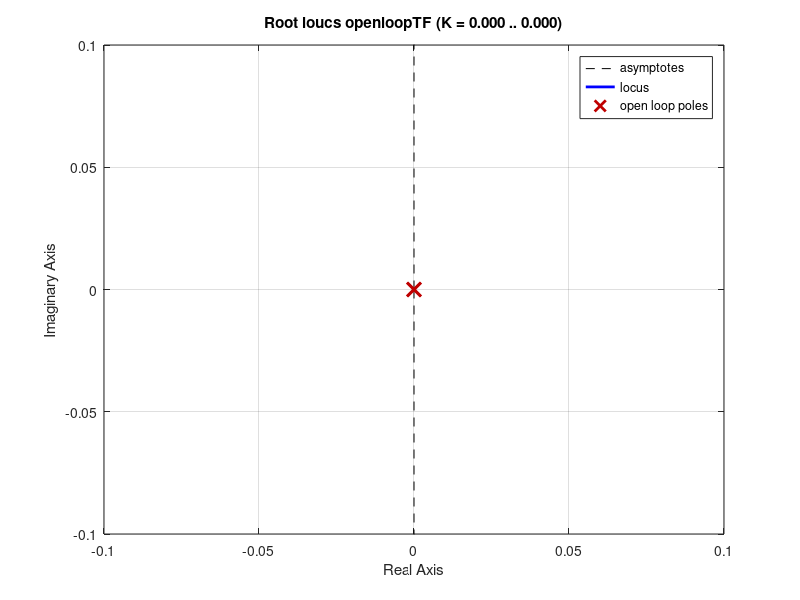
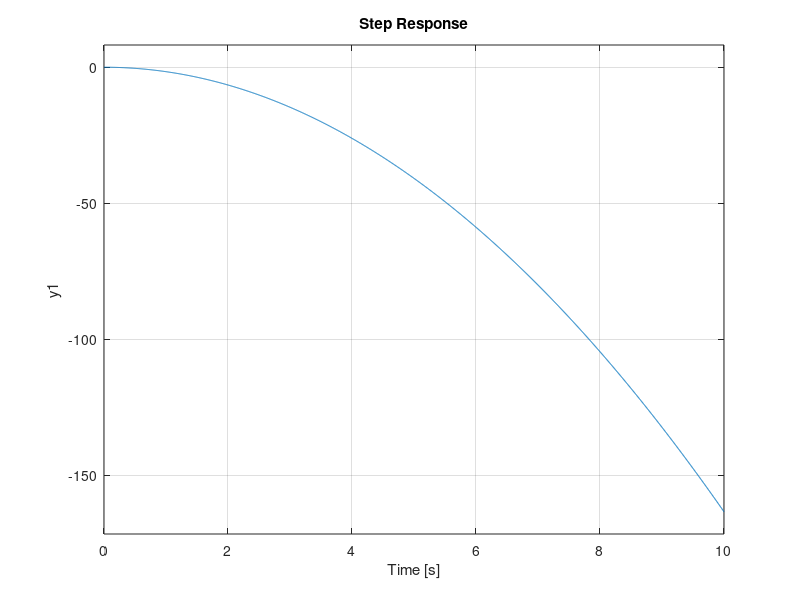

Write the MATLAB code that produced these figures, in order. (Note: this script raises an error after producing the figures.)
clc;
clear all;
close all;

%% Tasks 2.1 

% Plot open loop poles and zeros
% Plot the open loop step response

m= 0.01; % mass of ball
g= 9.81; % gravity
R= 0.02; % radius of the ball
J= 16e-7;% Icm of spherical ball
d= 0.07; % lever-arm offset
L= 0.15; % length of the beam

s= tf('s');
openloopTF= -(m*g*d/L)/(s^2*(m+ J/R^2));

figure;
rlocus(openloopTF);

figure;
step(openloopTF);
disp(stepinfo(openloopTF));

%% Task 2.2

% This is a second order system(Type-II) having both of its open poles at zero.
% The root locus branches start from s=0 (location of the common poles) and branch out 
% towards the open zeros located at +Inf/-Inf respectively .
% Using the above system parameters, the unit step response is seen to
% montonically deviating away from its intended value.
% Hence this system(PlantTf=G(s) + FeedbackTf=1) necessities a controller to
% counter the growing errors.